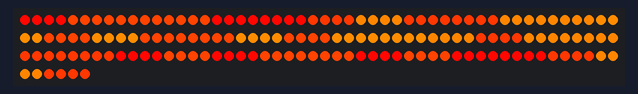
This sketch was run on a simulated Arduino Uno, built with avr-gcc and run on an emulated ATmega328P. Parts: 156 RGB LEDs in strip order, left to right, continuing on the next row.

Above: at 0.49 s.
At 9.07 s:
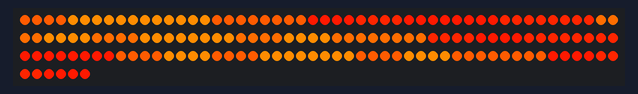
At 17.64 s:
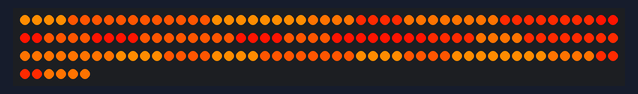
At 36.2 s:
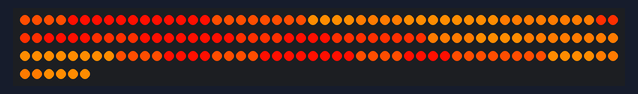

The sketch:

triangle_led_app.ino
```cpp
#include <Adafruit_NeoPixel.h>
#include <math.h>
#include <stdio.h>
#include <stdlib.h>

#define LED_PIN 4
#define PIXELS_PER_CORNER 4
#define CORNER_COUNT 39
#define SEGMENT_ATTR_COUNT 13
#define LED_COUNT CORNER_COUNT * PIXELS_PER_CORNER

#define POS_BOTTOM 1
#define POS_TOPLEFT 2
#define POS_TOPRIGHT 3

#define POS_BOTTOMLEFT 6
#define POS_TOP 5
#define POS_BOTTOMRIGHT 4

#define OR_UP 1
#define OR_DOWN 2
#define FIELD_DIST_MIDDLE 11
#define FIELD_Y 7
#define FIELD_X 6

uint32_t r(uint32_t c){
    return (c & 0x00ff0000) >> 16;
}

uint32_t g(uint32_t c){
    return (c & 0x0000ff00) >> 8;
}

uint32_t b(uint32_t c){
    return (c & 0x000000ff);
}

float offset = 0;

uint8_t corners [CORNER_COUNT][SEGMENT_ATTR_COUNT] = {
{0,1,0,POS_TOP,0,19,4,4,2,3,0,3,OR_UP},
{0,1,1,POS_BOTTOMLEFT,1,18,3,5,2,3,1,6,OR_UP},
{0,1,2,POS_BOTTOMRIGHT,2,20,5,5,2,3,1,7,OR_UP},
{1,1,3,POS_BOTTOM,0,16,5,5,2,4,1,7,OR_DOWN},
{1,1,4,POS_TOPRIGHT,1,15,6,4,2,4,1,7,OR_DOWN},
{1,1,5,POS_TOPLEFT,2,17,4,4,2,4,0,4,OR_DOWN},
{2,0,6,POS_BOTTOMRIGHT,0,14,6,3,1,4,1,7,OR_UP},
{2,0,7,POS_TOP,1,13,5,2,1,4,1,6,OR_UP},
{2,0,8,POS_BOTTOMLEFT,2,12,4,3,1,4,0,3,OR_UP},
{3,1,9,POS_BOTTOM,0,25,4,3,1,3,0,2,OR_DOWN},
{3,1,10,POS_TOPLEFT,1,24,3,2,1,3,0,2,OR_DOWN},
{3,1,11,POS_TOPRIGHT,2,26,5,2,1,3,1,5,OR_DOWN},
{4,0,12,POS_BOTTOMRIGHT,0,23,5,1,0,3,1,6,OR_UP},
{4,0,13,POS_TOP,1,21,4,0,0,3,1,7,OR_UP},
{4,0,14,POS_BOTTOMLEFT,2,22,3,1,0,3,0,3,OR_UP},
{5,0,15,POS_TOPRIGHT,0,38,5,0,0,2,1,7,OR_DOWN},
{5,0,16,POS_TOPLEFT,1,37,3,0,0,2,1,7,OR_DOWN},
{5,0,17,POS_BOTTOM,2,36,4,1,0,2,0,4,OR_DOWN},
{6,0,18,POS_TOP,0,10,2,0,0,1,1,7,OR_UP},
{6,0,19,POS_BOTTOMLEFT,1,11,1,1,0,1,1,6,OR_UP},
{6,0,20,POS_BOTTOMRIGHT,2,9,3,1,0,1,0,3,OR_UP},
{7,0,21,POS_TOPLEFT,0,8,1,2,1,1,0,2,OR_DOWN},
{7,0,22,POS_BOTTOM,1,7,2,3,1,1,0,2,OR_DOWN},
{7,0,23,POS_TOPRIGHT,2,6,3,2,1,1,1,5,OR_DOWN},
{8,1,24,POS_TOP,0,27,1,2,1,0,1,6,OR_UP},
{8,1,25,POS_BOTTOMLEFT,1,29,0,3,1,0,1,7,OR_UP},
{8,1,26,POS_BOTTOMRIGHT,2,28,2,3,1,0,0,3,OR_UP},
{9,1,27,POS_TOPLEFT,0,30,0,4,2,0,1,7,OR_DOWN},
{9,1,28,POS_BOTTOM,1,32,1,5,2,0,1,7,OR_DOWN},
{9,1,29,POS_TOPRIGHT,2,31,2,4,2,0,0,4,OR_DOWN},
{10,0,30,POS_BOTTOMLEFT,0,35,1,5,2,1,1,7,OR_UP},
{10,0,31,POS_BOTTOMRIGHT,1,34,3,5,2,1,1,6,OR_UP},
{10,0,32,POS_TOP,2,33,2,4,2,1,0,3,OR_UP},
{11,1,33,POS_BOTTOM,0,1,4,5,2,2,1,5,OR_DOWN},
{11,1,34,POS_TOPRIGHT,1,0,5,4,2,2,0,2,OR_DOWN},
{11,1,35,POS_TOPLEFT,2,2,3,4,2,2,0,2,OR_DOWN},
{12,0,36,POS_BOTTOMRIGHT,0,5,5,3,1,2,0,1,OR_UP},
{12,0,37,POS_TOP,1,4,4,2,1,2,0,1,OR_UP},
{12,0,38,POS_BOTTOMLEFT,2,3,3,3,1,2,0,1,OR_UP}
};

Adafruit_NeoPixel strip(LED_COUNT, LED_PIN, NEO_GRB + NEO_KHZ800);

uint32_t color(uint8_t r, uint8_t g, uint8_t b){
  return ((uint32_t)r << 16) | ((uint32_t)g << 8) | b;
}

uint32_t color_blend(uint32_t color1, uint32_t color2, uint8_t blendAmt) {
  uint32_t blendedColor;
  blend((uint8_t*)&blendedColor, (uint8_t*)&color1, (uint8_t*)&color2, sizeof(uint32_t), blendAmt);
  return blendedColor;
}

uint8_t* blend(uint8_t *dest, uint8_t *src1, uint8_t *src2, uint16_t cnt, uint8_t blendAmt) {
  if(blendAmt == 0) {
    memmove(dest, src1, cnt);
  } else if(blendAmt == 255) {
    memmove(dest, src2, cnt);
  } else {
    for(uint16_t i=0; i<cnt; i++) {
//    dest[i] = map(blendAmt, 0, 255, src1[i], src2[i]);
      dest[i] =  blendAmt * ((int)src2[i] - (int)src1[i]) / 256 + src1[i]; // map() function
    }
  }
  return dest;
}

uint32_t show_colors[20] = {0,0,0,0,0,0,0,0,0,0,0,0,0,0,0,0,0,0,0,0};

uint32_t test_colors[13] = {
    color(255, 2, 0), // red
    color(0, 0, 0),
    color(255, 60, 0), // orange
    color(0, 0, 0),
    color(255, 160, 0), // yellow
    color(0, 0, 0),
    color(0, 0, 0),
    color(0, 160, 255),
    color(0, 80, 255),
    color(0, 40, 255),
    color(0, 20, 255),
    color(0, 10, 255),
    color(0, 0, 0)
};

void color_test(){
    for(int i = 0; i < CORNER_COUNT; i += 1){
        uint8_t *corner = corners[i];
        uint32_t c = test_colors[corner[0] % 13];
        for(int p = 0; p < PIXELS_PER_CORNER; p += 1){
            strip.setPixelColor(i*PIXELS_PER_CORNER + p, r(c), g(c), b(c));
        }
    }
    offset += 0.1;
    delay(50);

}

void fader(uint32_t *colors, int color_count, int field, int delay_ms){
    for(int i = 0; i < color_count; i++){
        uint32_t c1 = colors[(int)floor(i) % color_count];
        uint32_t c2 = colors[(int)floor(i+1) % color_count];
        show_colors[i] = color_blend(c1, c2, fmod(offset, 1) * 255);
    }
    for(int i = 0; i < CORNER_COUNT; i += 1){
        uint8_t *corner = corners[i];
        uint32_t c = show_colors[(int)floor(corner[field]+offset) % color_count];
        for(int p = 0; p < PIXELS_PER_CORNER; p += 1){
            strip.setPixelColor(i*PIXELS_PER_CORNER + p, r(c), g(c), b(c));
        }
    }
    offset += 0.1;
    delay(delay_ms);
}

void setup() {
    // memcpy(show_colors, colors, 6*sizeof(uint32_t));
    Serial.begin(115200);
    strip.begin();
    strip.setBrightness(255);
    strip.show();
}


void loop(){
    uint32_t colors[5] = {
        color(255, 2, 0), // red
        color(255, 60, 0), // orange
        color(255, 140, 0), // yellow
        color(255, 140, 0), // yellow
        color(255, 60, 0), // orange
    };
//    triange_loops();
    fader(colors, 5, FIELD_Y, 30);
//    color_test();
    strip.show();
}

// #include <ESP8266WiFi.h>
// #include <ESP8266WebServer.h>
// #include <WS2812FX.h>
// #include "index.html.h"
// #include "triangle_lights.js.h"

// #define WEB_SERVER ESP8266WebServer
// #define ESP_RESET ESP.reset()
// #define WIFI_SSID "The Old Internet 2.4G"
// #define WIFI_PASSWORD "snowboarding"
// #define LED_PIN 4
// #define WIFI_TIMEOUT 30000
// #define HTTP_PORT 80
// #define MAX_SEGMENTS 39
// #define PIXELS_PER_CORNER 4
// #define LED_COUNT MAX_SEGMENTS * PIXELS_PER_CORNER
// #define SEGMENT_ATTR_COUNT 10
// #define min(a,b) ((a)<(b)?(a):(b))
// #define max(a,b) ((a)>(b)?(a):(b))

// unsigned long last_wifi_check_time = 0;


// WS2812FX ws2812fx = WS2812FX(LED_COUNT, LED_PIN, NEO_GRB + NEO_KHZ800, MAX_SEGMENTS, MAX_SEGMENTS);
// WEB_SERVER server(HTTP_PORT);

// uint32_t color(uint8_t r, uint8_t g, uint8_t b){
//   return ((uint32_t)r << 16) | ((uint32_t)g << 8) | b;
// }

// void setup() {
//   Serial.begin(115200);
//   delay(100);
//   ws2812fx.init();
//   ws2812fx.setBrightness(255);
//   for(int i=0; i<MAX_SEGMENTS; i+=1){
//     ws2812fx.setSegment(i, i*PIXELS_PER_CORNER, (i+1)*PIXELS_PER_CORNER-1, FX_MODE_STATIC, color(20, 20, 40));
//   }
//   ws2812fx.start();
//   wifi_setup();
//   server.on("/", srv_index);
//   server.on("/triangle_lights.js", http_triangle_lights_js);
//   server.begin();
// }

// void loop() {
//   unsigned long now = millis();

//   server.handleClient();
//   ws2812fx.service();

//   if(now - last_wifi_check_time > WIFI_TIMEOUT) {
//     Serial.print("Checking WiFi... ");
//     if(WiFi.status() != WL_CONNECTED) {
//       Serial.println("WiFi connection lost. Reconnecting...");
//       wifi_setup();
//     } else {
//       Serial.println("OK");
//     }
//     last_wifi_check_time = now;
//   }
//   uint32_t tri_color[3] = {color(255, 10, 0), color(255, 30, 10), color(0, 20, 255)};
//   for(int i=0; i<MAX_SEGMENTS; i+1){
//       // corners[i][3]
//       ws2812fx.setColor(i, tri_color[0]);
//   }
// }


// void srv_index() {
//   uint32_t seg_colors[3] = {color(20, 20, 20), color(20, 20, 20), color(20, 20, 20)};
//   uint8_t color_num = 0;
//   uint16_t spd = 2000;
//   uint8_t mde = 0;
//   uint8_t opt = 2;
//   uint8_t corner = 0;
//   uint8_t show = 0;
//   bool set_colors = false;
//   for (uint8_t i=0; i < server.args(); i++){
//     if(strlen(server.arg(i).c_str()) > 0){
//         if(server.argName(i) == "colors"){
//             // char * token = strtok(server.arg(i).c_str(), ",");
//             //while( token != NULL ) {
//             uint8_t seg = 0;
//             char * token;
//             // char ** all_colors = server.arg(i).c_str();
//             char * all_colors = new char [server.arg(i).length()+1];
//             std::strcpy (all_colors, server.arg(i).c_str());
//             while ((token = strsep(&all_colors, ","))){
//                 uint32_t colr = (uint32_t) strtol(token, NULL, 16);
//                 ws2812fx.setSegment(seg, seg*4, seg*4+3, FX_MODE_STATIC, colr);
//                 token = strtok(NULL, ",");
//                 seg += 1;
//             }
//             set_colors = true;
//         }
//         else if(server.argName(i)[0] == 'show') {
//             show = (uint8_t) strtol(server.arg(i).c_str(), NULL, 10);
//         }
//         else if(server.argName(i)[0] == 'c') {
//             uint32_t colr = (uint32_t) strtol(server.arg(i).c_str(), NULL, 16);
//             seg_colors[color_num++] = colr;
//         }
//         else if(server.argName(i) == "s") {
//             spd = (uint16_t) strtol(server.arg(i).c_str(), NULL, 10);
//         }
//         else if(server.argName(i) == "m") {
//             mde = (uint8_t) strtol(server.arg(i).c_str(), NULL, 10);
//         }
//         else if(server.argName(i) == "o") {
//             opt = (uint8_t) strtol(server.arg(i).c_str(), NULL, 10);
//         }
//         else if(server.argName(i) == "co"){
//             corner = (uint8_t) strtol(server.arg(i).c_str(), NULL, 10);
//         }
//     }
//   }
// //   Serial.print(corners[corner][0]);
// //   Serial.print("m: ");Serial.print(mde);
// //   Serial.print("  c: ");Serial.print(seg_colors[0]);
// //   Serial.print("  s: ");Serial.print(spd);
// //   Serial.print("  o: ");Serial.print(opt);
// //   Serial.println();
//   if(show > 0){
//     // for(int i = 0; i += 3; i < MAX_SEGMENTS){
//     //     // uint8_t corner[9] =  corners[i];
//     //     // ws2812fx.setSegment(corner[], 0, LED_COUNT, mde, seg_colors, spd, opt);
//     // }
//   }
//   else if(!set_colors){
//     ws2812fx.setSegment(0, 0, LED_COUNT, mde, seg_colors, spd, opt);
//   }
//   server.send(200, "text/html", index_html);
// }

// void http_triangle_lights_js(){
//       server.send(200, "text/html", triangle_lights_js);
// }

// void wifi_setup() {
//   Serial.println();
//   Serial.print("Connecting to ");
//   Serial.println(WIFI_SSID);

//   WiFi.begin(WIFI_SSID, WIFI_PASSWORD);
//   WiFi.mode(WIFI_STA);
//   #ifdef STATIC_IP
//     WiFi.config(ip, gateway, subnet);
//   #endif

//   unsigned long connect_start = millis();
//   while(WiFi.status() != WL_CONNECTED) {
//     delay(100);
//     Serial.print(".");

//     if(millis() - connect_start > WIFI_TIMEOUT) {
//       Serial.println();
//       Serial.print("Tried ");
//       Serial.print(WIFI_TIMEOUT);
//       Serial.print("ms. Resetting ESP now.");
//       ESP_RESET;
//     }
//   }

//   Serial.println("");
//   Serial.println("WiFi connected");
//   Serial.print("IP address: ");
//   Serial.println(WiFi.localIP());
//   Serial.println();
// }
```
